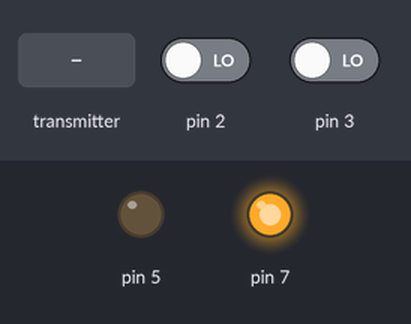
Bench run of a sketch on a simulated Arduino Uno, built with avr-gcc and run on an emulated ATmega328P. On the bench: output pins drawn as LEDs (lit = HIGH). Dashed ring = blinking. The test bench sets the inputs (shaded band); at power-on: pin 2 LOW, pin 3 LOW. No radio packets arrive unless stated; what the sketch prints to the serial monitor is not drawn.

Above: at 1.2 s.
1.3 s: the transmitter starts sending temperature = 0
At 1.49 s:
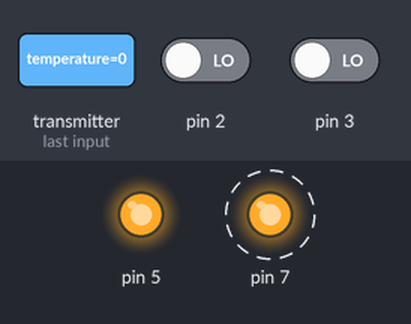
4.3 s: pin 2 driven HIGH
At 7.2 s:
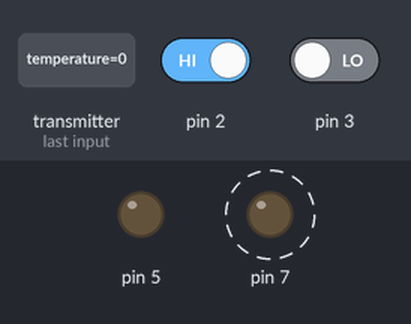
7.3 s: pin 3 driven HIGH
At 7.8 s:
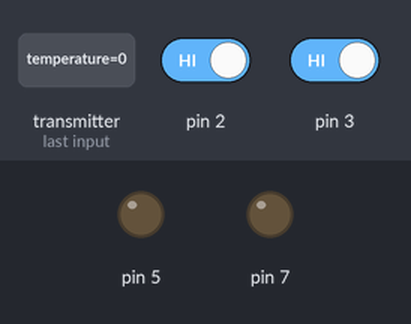
8.8 s: pin 3 driven LOW
At 9.6 s:
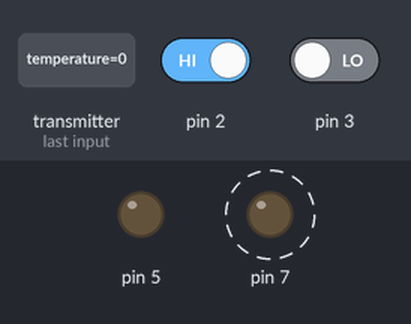
11.8 s: pin 2 driven LOW
At 12.01 s:
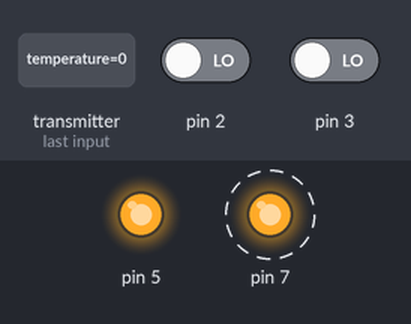
Timing chart, 0 to 18.8 s (numbered marks = the images above; inputs shaded):
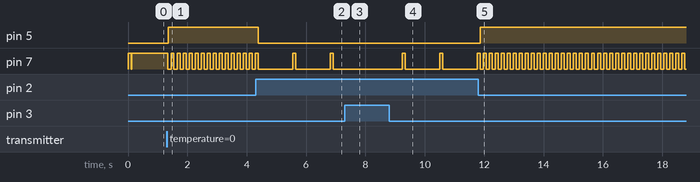

Measured:
- after the input at 1.3 s, pin 5: LOW → HIGH after 0.05 s; pin 7: alternates HIGH for 0.10 s and LOW for 0.10 s, starting after 0.05 s
- after the input at 4.3 s, pin 5: HIGH → LOW after 0.09 s; pin 7: alternates HIGH for 0.10 s and LOW for 1.2 s, starting after 1.3 s
- after the input at 7.3 s, pin 7: stays LOW (without the input it goes to HIGH after 0.78 s)
- after the input at 8.8 s, pin 7: alternates HIGH for 0.10 s and LOW for 1.2 s, starting after 0.44 s
- after the input at 11.8 s, pin 5: LOW → HIGH after 0.06 s; pin 7: alternates HIGH for 0.10 s and LOW for 0.10 s, starting after 0.16 s

The sketch:

receiver.ino
```cpp
#include <nRF24L01.h>
#include <RF24.h>
#include <RF24_config.h>

RF24 receive (9,8);    // ce,csn                    //create object called receive
byte address [5] = "10101";                 //create an array with 5 elements, where each element is 1 byte;
int button = 2;
int button4 = 4;
int buttonState;
int buttonState7;


typedef struct
  {
    float temperature = 0;
    int humidity = 0;
    float pressure = 0;
    float altitude = 0;
    float ax = 0;
    float ay = 0;
    float az = 0;
    int hr = 0;
    int mi = 0;
    int se = 0;

  }Package;

  Package data;


     int i=0;
     int p=0;


void setup() {
  Serial.begin(9600);
  Serial.print("Starting Receiver \n");
  receive.begin();
  receive.openReadingPipe(0,address);      //open reading pipe 0 at address 00001
  receive.setPALevel(RF24_PA_MIN);         //Set RF output to minimum
  receive.setDataRate(RF24_250KBPS);       //set datarate to 250kbps
  receive.setChannel(100);                 //set frequency to channel 100
  receive.startListening();
  pinMode(2,INPUT);
  pinMode(5,OUTPUT);
  pinMode(3,INPUT);
  pinMode(7,OUTPUT);


  }

void loop() {
  int buttonState7 = digitalRead(3);

  if(buttonState7 == 1){
    digitalWrite(7,LOW);

  }
  else{
    //delay1();
                digitalWrite(7,HIGH);
                delay(100);
                digitalWrite(7,LOW);

  }

  if (receive.available())                //check when received data available
  {
   int buttonState = digitalRead(2);


                               if(buttonState == 0){

                                  secondPhase();
                                  }
                                else{
                                   firstPhase();
                                 }
 }

}


void secondPhase(){
                                              digitalWrite(5,HIGH);


                                            receive.read(&data, sizeof(data));
                                            Serial.print("H1");
                                            Serial.println(data.humidity,0);

                                            Serial.print("A2");
                                            Serial.println(data.altitude,0);

                                            Serial.print("T3");
                                            Serial.println(data.temperature,0);                //print data to serial monitor


                                            delay(100);


}


void firstPhase(){
                                                            digitalWrite(5,LOW);
                                                           Serial.println("DATA DURING DESCEND");
                                                           i++;
                                                           Serial.print("S.N  ");
                                                           Serial.print(i);
                                                           Serial.print("   ");


                                                      receive.read(&data, sizeof(data));


                                                      Serial.print("CALL_SIGN  ");
                                                      Serial.print("CE ");

                                                      Serial.print("Temperature: ");
                                                      Serial.print(data.temperature);                //print data to serial monitor
                                                      Serial.print(" °C    ");
                                                      Serial.print(" Humidity: ");
                                                      Serial.print(data.humidity);                   //print data to serial monitor
                                                      Serial.print(" %    ");
                                                      Serial.print(" Atm pressure: ");
                                                      Serial.print(data.pressure);                   //print data to serial monitor
                                                      Serial.print(" pascal    ");
                                                      Serial.print(" Altitude: ");
                                                      Serial.print(data.altitude);
                                                      Serial.print(" meter    ");

                                                                    Serial.print(" ax: ");
                                                                    Serial.print(data.ax);
                                                                    Serial.print("    ");
//
                                                                    Serial.print(" ay: ");
                                                                    Serial.print(data.ay);
                                                                    Serial.print("    ");

                                                                    Serial.print(" az: ");
                                                                    Serial.print(data.az);
                                                                    Serial.print("    ");

                                                                    Serial.print("hours ");
                                                                    Serial.print(data.hr);
                                                                    Serial.print("    ");

                                                                    Serial.print("Minute: ");
                                                                    Serial.print(data.mi);
                                                                    Serial.print("    ");

                                                                    Serial.print("Second");
                                                                    Serial.print(data.se);
                                                                    Serial.println("    ");


                                                      delay(1000);


}
```
